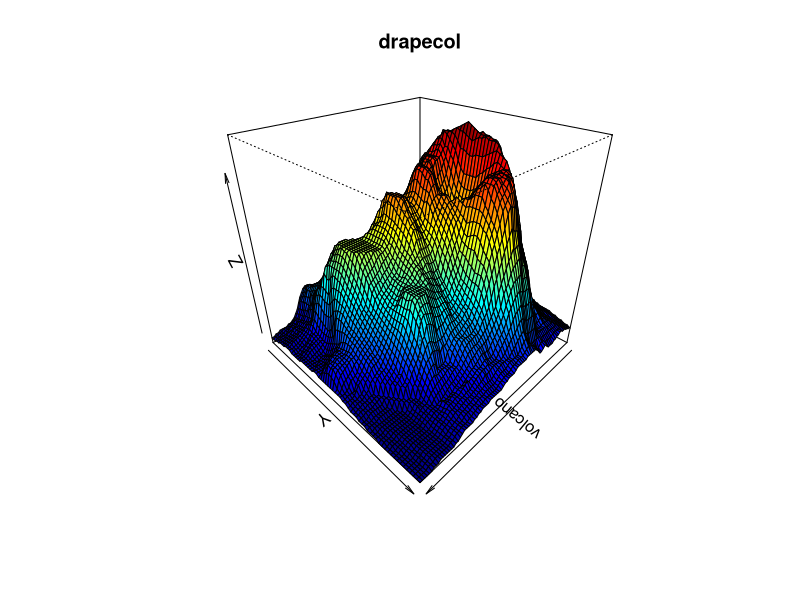
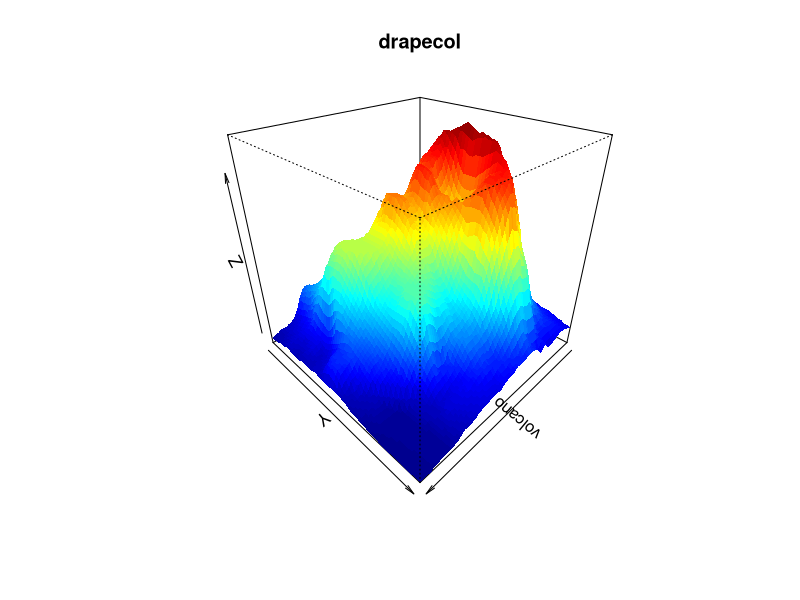

Write R code to recreate these figures, in order.
# r2py crawler metadata
# package: shape
# source_type: rd_example
# topic: drapecol.Rd
# source_file: C:\Users\bened\AppData\Local\R\win-library\4.5\shape\help
# lines: 5

suppressPackageStartupMessages(library(shape))
persp(volcano, theta = 135, phi = 30, col = drapecol(volcano),
      main = "drapecol")
persp(volcano, theta = 135, phi = 30, col = drapecol(volcano),
      border = NA, main = "drapecol")
